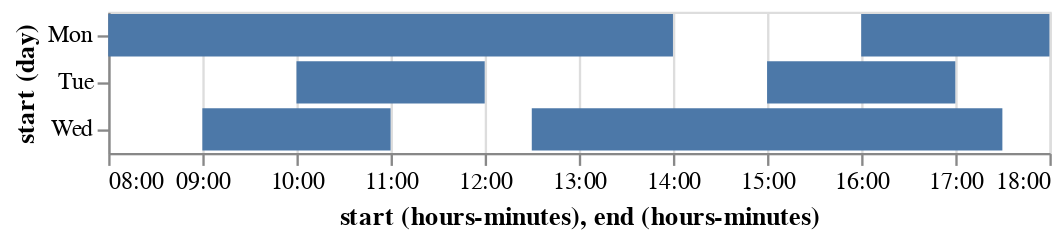

The code cell stored with this chart in its notebook:
### Markdown cell above
# Gannt Chart

### Code cell
import altair as alt
import pandas as pd

df = pd.DataFrame({
    'start': pd.to_datetime(['2018-09-03T08:00', '2018-09-03T16:00',
                             '2018-09-04T10:00', '2018-09-04T15:00',
                             '2018-09-05T09:00', '2018-09-05T12:30']),
    'end': pd.to_datetime(['2018-09-03T14:00', '2018-09-03T18:00',
                           '2018-09-04T12:00', '2018-09-04T17:00',
                           '2018-09-05T11:00', '2018-09-05T17:30'])
})

alt.Chart(df.reset_index()).mark_bar().encode(
    y='day(start):O',
    x='hoursminutes(start)',
    x2='hoursminutes(end)',
    detail='index'
)

### Figure 1 — Vega-Lite specification as saved in the notebook (floating-point values rounded to 4 significant figures)
{"config": {"view": {"continuousWidth": 400, "continuousHeight": 300}}, "data": {"name": "data-bb0d5635c49ed76729148fcedfb8bdea"}, "mark": "bar", "encoding": {"detail": {"type": "quantitative", "field": "index"}, "x": {"type": "temporal", "field": "start", "timeUnit": "hoursminutes"}, "x2": {"field": "end", "timeUnit": "hoursminutes"}, "y": {"type": "ordinal", "field": "start", "timeUnit": "day"}}, "$schema": "https://vega.github.io/schema/vega-lite/v4.8.1.json", "datasets": {"data-bb0d5635c49ed76729148fcedfb8bdea": [{"index": 0, "start": "2018-09-03T08:00:00", "end": "2018-09-03T14:00:00"}, {"index": 1, "start": "2018-09-03T16:00:00", "end": "2018-09-03T18:00:00"}, {"index": 2, "start": "2018-09-04T10:00:00", "end": "2018-09-04T12:00:00"}, {"index": 3, "start": "2018-09-04T15:00:00", "end": "2018-09-04T17:00:00"}, {"index": 4, "start": "2018-09-05T09:00:00", "end": "2018-09-05T11:00:00"}, {"index": 5, "start": "2018-09-05T12:30:00", "end": "2018-09-05T17:30:00"}]}}
